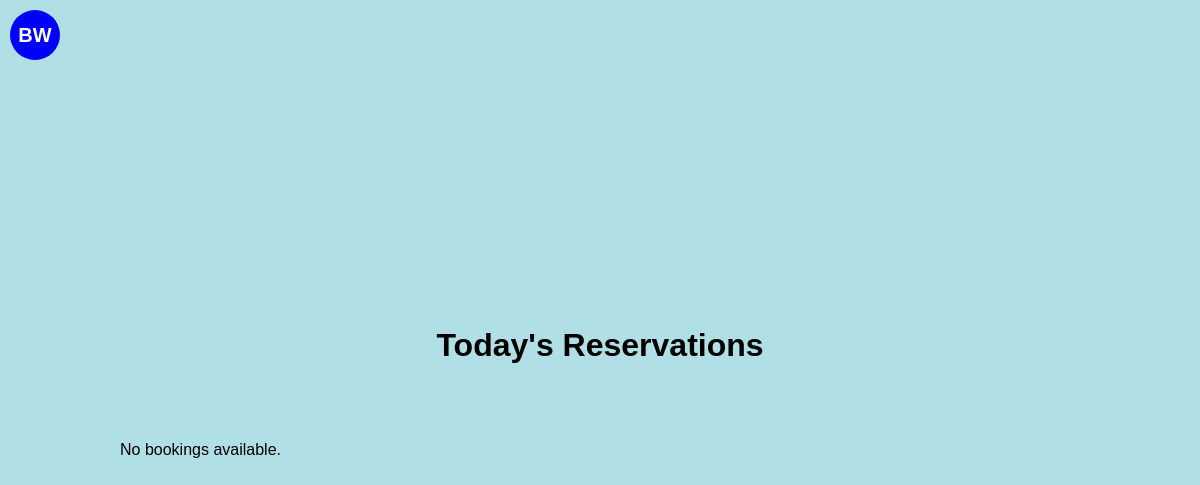
Before: / with the older database file.
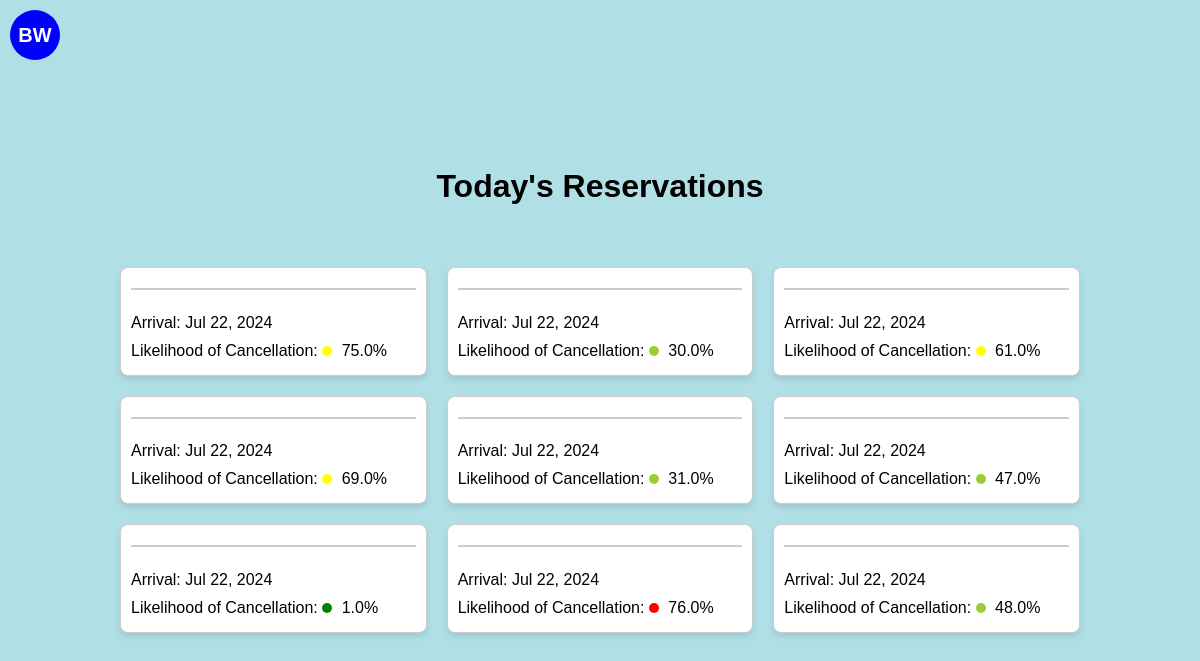
After: the same page with the newer database file.
### cancellationPredictor/models.py (models this page shows, shortened)
class Booking(models.Model):
    month_of_booking = models.IntegerField()
    day_of_booking = models.IntegerField()
    weekday_of_booking = models.IntegerField()
    month_of_arrival = models.IntegerField()
    day_of_arrival = models.IntegerField()
    weekday_of_arrival = models.IntegerField()
    num_of_nights = models.IntegerField()
    is_repeated_guest = models.BooleanField()
    previous_stays = models.IntegerField()
    previous_cancellations = models.IntegerField()
    booking_to_arrival_duration = models.IntegerField()
    rate = models.DecimalField(max_digits=10, decimal_places=2)  # Assuming 'Rate' needs to handle decimals
    override = models.DecimalField(max_digits=10, decimal_places=2)  # Assuming 'Override' is a monetary value
    probability = models.DecimalField(max_digits=10, decimal_places=6)  # Storing probabilities with precision
    prediction = models.BooleanField()  # Assuming prediction is a binary outcome (True/False)
    guest_name = models.TextField()  # Adjust max_length as needed
    date_booking_made = models.DateField()
    scheduled_arrival = models.DateField()

### cancellationPredictor/views.py (the view)
# urls.py: path('', BookingListView.as_view(), name='booking-list'),
class BookingListView(ListView):
    model = Booking
    template_name = 'cancellationPredictor/booking_list.html'
    context_object_name = 'bookings'
    def get_queryset(self):
        today = timezone.localdate()
        today_arrivals = Booking.objects.filter(scheduled_arrival=today)
        fake = Faker()  # Create a Faker generator instance
        for booking in today_arrivals:
            booking.guest_name = fake.name()
        return today_arrivals

### cancellationPredictor/templatetags/custom_filters.py (called while the page is built)
@register.filter(name='multiply')
def multiply(value, arg):
    try:
        return float(value) * float(arg)
    except (ValueError, TypeError):
        return ''  # You might choose to handle the error differently.

### templates/cancellationPredictor/booking_list.html (shortened to what this page needs)
{% load custom_filters %}
<!DOCTYPE html>
<html>
<head>
</head>
<body>
    <div id="logo">BW</div>
    <h1>Today's Reservations</h1>
    <div class="grid-container">
        {% for booking in bookings %}
        <div class="card">
            <h3>{{ booking.guest_name }}</h3>
            <p>Arrival: {{ booking.scheduled_arrival|date:"M d, Y" }}</p>
            <p>Likelihood of Cancellation:
                <span class="probability-circle" style="background-color:
                    {% if booking.probability|multiply:100 < 25 %}
                        green
                    {% elif booking.probability|multiply:100 < 50 %}
                        yellowgreen
                    {% elif booking.probability|multiply:100 < 75 %}
                        yellow
                    {% else %}
                        red
                    {% endif %};
                "></span>
                {{ booking.probability|floatformat:2|multiply:100 }}%
            </p>
        </div>
        {% empty %}
        <p>No bookings available.</p>
        {% endfor %}
    </div>
</body>
</html>

### templates/cancellationPredictor/booking_list.html (style rules this page uses)
body { display: flex; flex-direction: column; align-items: center; justify-content: center; min-height: 100vh; margin: 0; font-family: Arial, sans-serif; background-color: #B0E0E6; }
#logo { position: absolute; top: 10px; left: 10px; width: 50px; height: 50px; background-color: #0000FF; border-radius: 50%; display: flex; justify-content: center; align-items: center; color: white; font-weight: bold; font-size: 20px; }
.grid-container { display: grid; grid-template-columns: repeat(auto-fill, minmax(250px, 1fr)); grid-gap: 20px; padding: 20px; width: 80%; max-width: 1000px; margin-top: 20px; }
.card { background-color: #FFFFFF; border: 1px solid #ccc; border-radius: 8px; box-shadow: 0 4px 6px rgba(0,0,0,0.1); padding: 10px; display: flex; flex-direction: column; justify-content: space-between; }
.card h3 { margin-top: 0; color: #333; border-bottom: 2px solid #ccc; padding-bottom: 10px; }
.card p { margin: 5px 0; }
.probability-circle { height: 10px; width: 10px; border-radius: 50%; display: inline-block; margin-right: 5px; }

Changed rows visible on the page:
added Booking: scheduled_arrival "Jul 22, 2024", probability|multiply "75.0"
added Booking: scheduled_arrival "Jul 22, 2024", probability|multiply "30.0"
added Booking: scheduled_arrival "Jul 22, 2024", probability|multiply "61.0"
added Booking: scheduled_arrival "Jul 22, 2024", probability|multiply "69.0"
added Booking: scheduled_arrival "Jul 22, 2024", probability|multiply "31.0"
added Booking: scheduled_arrival "Jul 22, 2024", probability|multiply "47.0"
added Booking: scheduled_arrival "Jul 22, 2024", probability|multiply "1.0"
added Booking: scheduled_arrival "Jul 22, 2024", probability|multiply "76.0"
added Booking: scheduled_arrival "Jul 22, 2024", probability|multiply "48.0"
Other visible differences:
text no longer shown: "No bookings available."
